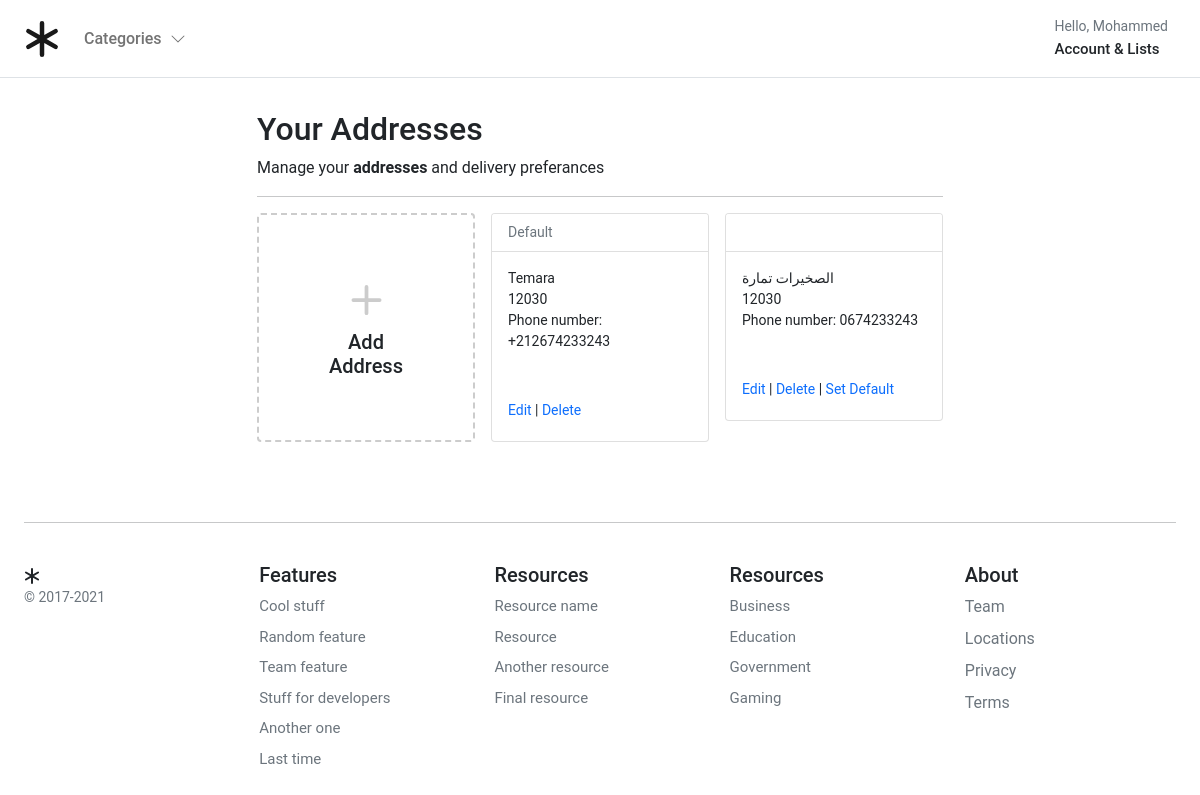
The page /account/addresses/ (signed in) on the database as committed earlier.
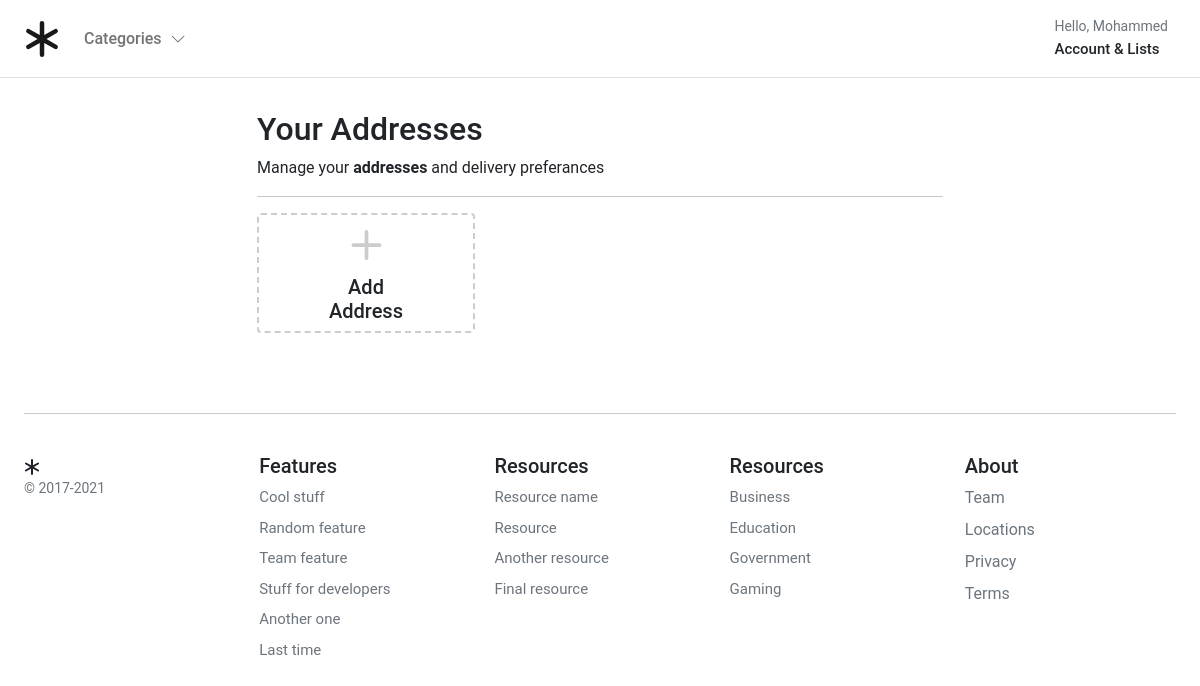
The same page on the database as committed later.
### account/models.py (models this page shows, shortened)
class Address(models.Model):
    id = models.UUIDField(primary_key=True, default=uuid.uuid4, editable=False)
    address_name = models.CharField(_("Address Name"), max_length=50)
    customer = models.ForeignKey(User, verbose_name=_("Customer"), on_delete=models.CASCADE)
    phone = models.CharField(_("Phone Number"), max_length=50)
    postcode = models.CharField(_("Postcode"), max_length=50)
    address_line_1 = models.CharField(_("Address Line 1"), max_length=255)
    address_line_2 = models.CharField(_("Address Line 2"), max_length=255)
    town_city = models.CharField(_("Town/City/State"), max_length=150)
    delivery_instructions = models.CharField(_("Delivery Instructions"), max_length=255)
    created_at = models.DateTimeField(_("Created at"), auto_now_add=True)
    updated = models.DateTimeField(_("Updated at"), auto_now=True)
    default = models.BooleanField(_("Default"), default=False)
    class Meta:
        verbose_name = "Address"
        verbose_name_plural = "Addresses"

### account/views.py (the view)
# urls.py: path("addresses/", views.view_address, name="addresses"),
@login_required
def view_address(request):
    addresses = Address.objects.filter(customer=request.user)
    return render(request, "account/dashboard/addresses.html", {"addresses": addresses})

### templates/account/dashboard/addresses.html (shortened to what this page needs)
{% extends '../sub_base.html' %}
{% block sub_content %}
<h1 class="h2">Your Addresses</h1>
<div> Manage your <b>addresses</b> and delivery preferances </div>
<hr />
<div class="container px-0">
    <div class="row row-cols-1 row-cols-sm-2 row-cols-md-3 g-3">
        <div class="col">
            <a href="{% url 'account:add_address' %}" class="text-reset text-decoration-none" role="button"
                style="max-width: 540px;">
                <div class="card mb-3 h-100" style="border: dashed 2px #ccc;">
                    <div class="row g-0 h-100">
                        <div class="col-12" style="min-height:100px;">
                            <div class="card-body text-center position-absolute top-50 start-50 translate-middle">
                                <svg style="color:#ccc;" xmlns="http://www.w3.org/2000/svg" width="60" height="60"
                                    fill="currentColor" class="bi bi-plus" viewBox="0 0 16 16">
                                    <path
                                        d="M8 4a.5.5 0 0 1 .5.5v3h3a.5.5 0 0 1 0 1h-3v3a.5.5 0 0 1-1 0v-3h-3a.5.5 0 0 1 0-1h3v-3A.5.5 0 0 1 8 4z" />
                                </svg>
                                <h1 class="h5">Add Address</h1>
                            </div>
                        </div>
                    </div>
                </div>
            </a>
        </div>
        {% for address in addresses %}
        <div class="col">
            <div class="card pb-3">
                <div class="card-header bg-white small text-muted">
                    {% if address.default %}
                    Default
                    {% endif %}
                </div>
                <div class="card-body small pb-1">
                    <p class="card-text m-0">{{address.town_city}}</p>
                    <p class="card-text m-0">{{address.postcode}}</p>
                    <p class="card-text m-0">Phone number: {{address.phone}}</p>
                    <div class="pt-5">
                        <a href="{% url 'account:edit_address' address.id%}" class="text-decoration-none">Edit</a>
                        |
                        <a href="{% url 'account:delete_address' address.id %}" class="text-decoration-none">Delete</a>
                        {% if not address.default %}
                        | <a href="{% url 'account:set_default' address.id %}" class="text-decoration-none">Set
                            Default</a>
                        {% endif %}
                    </div>
                </div>
            </div>
        </div>
        {% endfor %}
    </div>
</div>
{% endblock sub_content %}

Rows that differ between the two databases and show on the page:
removed Address: default "Default", town_city "Temara", postcode "12030", phone "+212674233243"
removed Address: town_city "الصخيرات تمارة", postcode "12030", phone "0674233243", default "Set Default"
